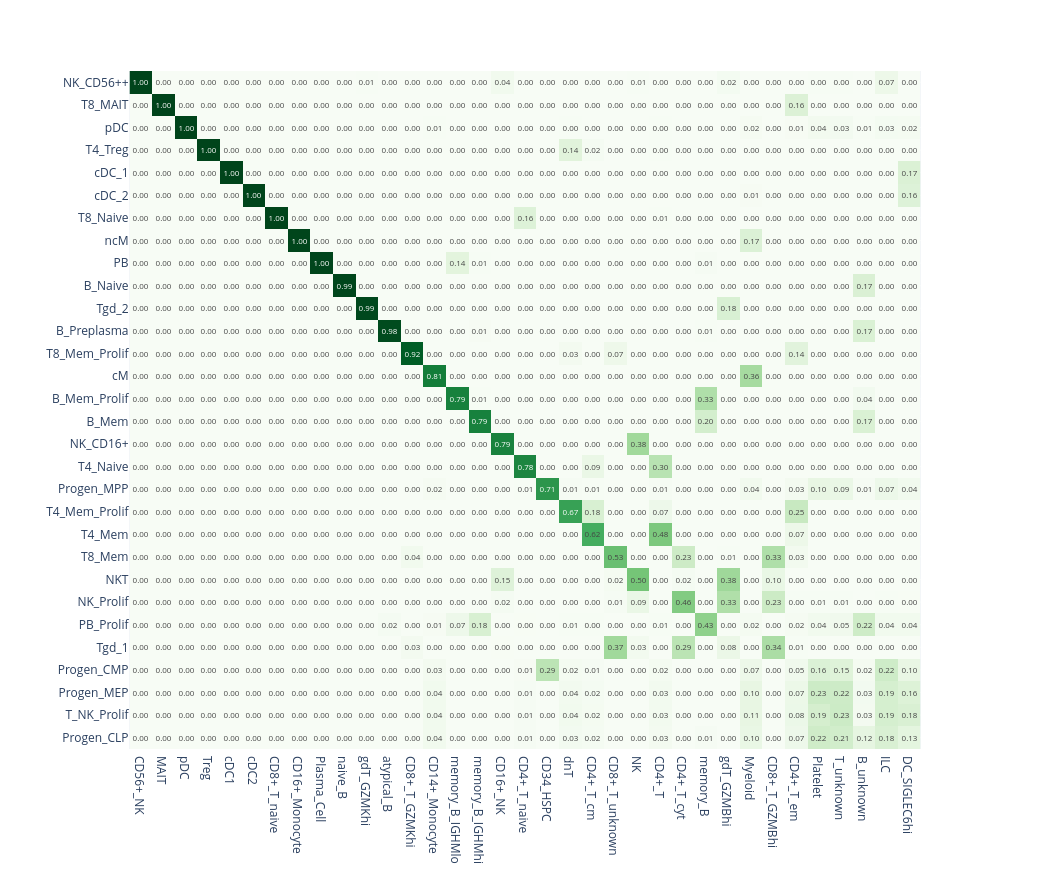

This figure's notebook cell:
### Code cell
fig = plot_cluster_mapping(cluster_mapping, show=False)
# Interactive plotly plot isn't shown on GitHub
fig

### Figure 1 — Plotly figure (JSON) as saved in the notebook; plotly's stock layout.template omitted (floating-point values rounded to 4 significant figures; data arrays with more than 128 entries replaced by an {"elided": "..."} marker saying what was removed)
{"data": [{"coloraxis": "coloraxis", "hovertemplate": "x: %{x}<br>y: %{y}<br>color: %{z}<extra></extra>", "name": "0", "texttemplate": "%{z:.2f}", "type": "heatmap", "x": ["CD56+_NK", "MAIT", "pDC", "Treg", "cDC1", "cDC2", "CD8+_T_naive", "CD16+_Monocyte", "Plasma_Cell", "naive_B", "gdT_GZMKhi", "atypical_B", "CD8+_T_GZMKhi", "CD14+_Monocyte", "memory_B_IGHMlo", "memory_B_IGHMhi", "CD16+_NK", "CD4+_T_naive", "CD34_HSPC", "dnT", "CD4+_T_cm", "CD8+_T_unknown", "NK", "CD4+_T", "CD4+_T_cyt", "memory_B", "gdT_GZMBhi", "Myeloid", "CD8+_T_GZMBhi", "CD4+_T_em", "Platelet", "T_unknown", "B_unknown", "ILC", "DC_SIGLEC6hi"], "xaxis": "x", "y": ["NK_CD56++", "T8_MAIT", "pDC", "T4_Treg", "cDC_1", "cDC_2", "T8_Naive", "ncM", "PB", "B_Naive", "Tgd_2", "B_Preplasma", "T8_Mem_Prolif", "cM", "B_Mem_Prolif", "B_Mem", "NK_CD16+", "T4_Naive", "Progen_MPP", "T4_Mem_Prolif", "T4_Mem", "T8_Mem", "NKT", "NK_Prolif", "PB_Prolif", "Tgd_1", "Progen_CMP", "Progen_MEP", "T_NK_Prolif", "Progen_CLP"], "yaxis": "y", "z": {"elided": "30x35 float values"}}], "layout": {"autosize": false, "coloraxis": {"colorscale": [[0, "rgb(247,252,245)"], [0.125, "rgb(229,245,224)"], [0.25, "rgb(199,233,192)"], [0.375, "rgb(161,217,155)"], [0.5, "rgb(116,196,118)"], [0.625, "rgb(65,171,93)"], [0.75, "rgb(35,139,69)"], [0.875, "rgb(0,109,44)"], [1, "rgb(0,68,27)"]], "showscale": false}, "height": 875, "margin": {"t": 60}, "width": 1050, "xaxis": {"anchor": "y", "autorange": true, "constrain": "domain", "domain": [0.05562, 0.9444], "range": [-0.5, 34.5], "scaleanchor": "y", "type": "category"}, "yaxis": {"anchor": "x", "autorange": true, "constrain": "domain", "domain": [0, 1], "range": [29.5, -0.5], "type": "category"}}}
